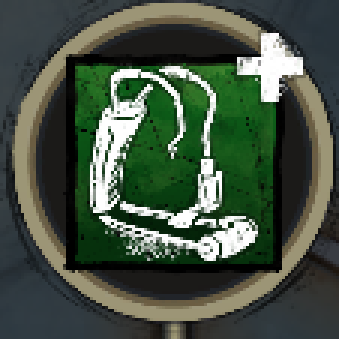
#> input picture db/user_templates/20260616_191205_769782.png, 113 x 113 px (shown 3 times larger); its folder holds only this picture in this run
$ python -i snippet_matcher.py   (imports and definitions only)
#> lines starting #> are read from the running program, lines starting #| are printed output that depends on the picture; after the words box and inside, x2 and y2 are one past the last pixel; in counts of white or black regions, pixels touching at a corner belong together
### app/vision/image_io.py
from __future__ import annotations

from pathlib import Path

import cv2
import numpy as np


def imread_unicode(path: Path, flags: int) -> np.ndarray | None:
#> called with flags = -1
    try:
        data = np.fromfile(path, dtype=np.uint8)
    except OSError:
        return None
    if data.size == 0:
        return None
    return cv2.imdecode(data, flags)
#> returned value is the input picture: shape (113, 113, 3); mean B, G, R 66.7, 82.8, 69

### app/vision/snippet_matcher.py
from __future__ import annotations

import json
import logging
from pathlib import Path

import cv2
import numpy as np

from app.vision.image_io import imread_unicode


PERCENTILE_LOW = 3.0
PERCENTILE_HIGH = 99.0
CLAHE_CLIP_LIMIT = 1.6
CLAHE_TILE_GRID_SIZE = (4, 4)
LIGHT_GAMMA = 0.75
DARK_GAMMA = 1.18
LIGHT_OUTPUT_LOW = 12
LIGHT_OUTPUT_HIGH = 250
DARK_OUTPUT_LOW = 12
DARK_OUTPUT_HIGH = 175
NORMALIZATION_CROP_RATIO = 0.75
NODE_CONTENT_SIZE = 96
VARIANT_ALGORITHM_VERSION = "tone_variants_v1"
TONE_VARIANT_MODES = ("light", "dark")
NORMALIZATION_CONFIG = {
    "crop_ratio": NORMALIZATION_CROP_RATIO,
    "resize_size": NODE_CONTENT_SIZE,
    "percentile_low": PERCENTILE_LOW,
    "percentile_high": PERCENTILE_HIGH,
    "clahe_clip_limit": CLAHE_CLIP_LIMIT,
    "clahe_tile_grid": CLAHE_TILE_GRID_SIZE,
    "gamma_light": LIGHT_GAMMA,
    "gamma_dark": DARK_GAMMA,
}
TEMPLATE_SCALES = (0.94, 1.00, 1.06)
SHIFT_OFFSETS = (-4, 0, 4)
VARIANT_DIR_NAME = ".variants_size_v2"
VARIANT_FILE_SUFFIX = ".npy"
VARIANT_MANIFEST_NAME = "manifest.json"
# Detail verification is a conservative reject-only gate for ambiguous primary matches.
DETAIL_SILHOUETTE_MIN_SCORE = 0.42
DETAIL_EDGE_MIN_SCORE = 0.16
DETAIL_SHIFT_RADIUS_PIXELS = 3
DETAIL_MIN_FOREGROUND_RATIO = 0.025
DETAIL_MAX_FOREGROUND_RATIO = 0.65


logger = logging.getLogger(__name__)


class SnippetMatcher:
    def __init__(self) -> None:
        self._cache: dict[str, dict[str, list[dict]]] = {}
        self._mask_cache: dict[int, np.ndarray] = {}
        self._clahe = cv2.createCLAHE(
            clipLimit=CLAHE_CLIP_LIMIT,
            tileGridSize=CLAHE_TILE_GRID_SIZE,
        )

    # [8 lines left out: function prepare_items, not called in this run]

    def match_roi(self, crop: np.ndarray, items: list[dict], top_n: int = 5) -> list[dict]:
        return self.match_roi_prepared(crop, self.prepare_items(items), top_n)

    # [45 lines left out: function match_roi_prepared, not called in this run]

    def load_template_variants(self, item_or_image_path: dict | str | Path) -> dict[str, list[dict]]:
        item = item_or_image_path if isinstance(item_or_image_path, dict) else {"image_path": str(item_or_image_path)}
        image_path = item.get("image_path")
        if not image_path:
            return {}
        path = Path(image_path)
        if not path.exists():
            return {}
        match_size = self.expected_match_size(item, path)
#> match_size = 113
        if match_size <= 0:
            return {}
        crop_ratio = self.expected_crop_ratio(item)
#> in expected_crop_ratio, `value = float(item.get("crop_ratio", NORMALIZATION_CROP_RATIO))`: value = 0.75
#> crop_ratio = 0.75
        cache_key = self.cache_key(path, match_size, crop_ratio)
        if cache_key in self._cache:
            return self._cache[cache_key]

        variants = self.load_precomputed_template_variants(path, match_size, crop_ratio)
#> in load_precomputed_template_variants, `variants = self.load_precomputed_tone_variant_arrays(image_path, match..`: variants = 0 items
#> variants = 0 items
        if not variants:
            variants = self.ensure_template_variant_files(path, match_size=match_size, crop_ratio=crop_ratio)
        self._cache[cache_key] = variants
        return variants

    def ensure_template_variant_files(
        self,
        image_path: Path | str,
        match_size: int | None = None,
        crop_ratio: float | None = None,
        persist: bool | None = None,
    ) -> dict[str, list[dict]]:
#> called with match_size = 113, crop_ratio = 0.75
        image_path = Path(image_path)
        image = imread_unicode(image_path, cv2.IMREAD_UNCHANGED)
        if image is None:
            return {}
        match_size = int(match_size or self.default_match_size_for_image(image))
#> match_size = 113
        crop_ratio = float(crop_ratio if crop_ratio is not None else self.normalization_crop_ratio())
#> crop_ratio = 0.75
        variants = self.build_template_variants(image, match_size=match_size, crop_ratio=crop_ratio)
        should_persist = persist if persist is not None else self.should_persist_variant_files(image_path)
        if should_persist:
            self.save_precomputed_template_variants(image_path, variants, match_size, crop_ratio)
        descriptors = self.build_template_descriptors(variants)
        self._cache[self.cache_key(image_path, match_size, crop_ratio)] = descriptors
        return descriptors

    def load_precomputed_template_variants(self, image_path: Path, match_size: int, crop_ratio: float) -> dict[str, list[dict]]:
        variants = self.load_precomputed_tone_variant_arrays(image_path, match_size, crop_ratio)
        if not variants:
            return {}
        return self.build_template_descriptors(variants)

    def load_precomputed_tone_variant_arrays(self, image_path: Path, match_size: int, crop_ratio: float) -> dict[str, np.ndarray]:
        variant_dir = self.variant_dir_for(image_path)
        if not variant_dir.exists():
            return {}
        manifest_path = variant_dir / VARIANT_MANIFEST_NAME
        try:
            manifest = json.loads(manifest_path.read_text(encoding="utf-8"))
        except (OSError, json.JSONDecodeError):
            return {}
        if manifest.get("algorithm") != VARIANT_ALGORITHM_VERSION:
            return {}
        try:
            manifest_match_size = int(manifest.get("match_size", 0))
            manifest_crop_ratio = float(manifest.get("crop_ratio", -1.0))
        except (TypeError, ValueError):
            return {}
        if manifest_match_size != int(match_size):
            return {}
        if abs(manifest_crop_ratio - float(crop_ratio)) > 1e-6:
            return {}

        variants: dict[str, np.ndarray] = {}
        expected_shape = (int(match_size), int(match_size))
        for mode in TONE_VARIANT_MODES:
            path = variant_dir / f"{mode}{VARIANT_FILE_SUFFIX}"
            try:
                variant = np.load(path, allow_pickle=False)
            except (OSError, ValueError):
                return {}
            if variant.dtype != np.uint8 or variant.shape != expected_shape:
                return {}
            variants[mode] = variant
        return variants

    def save_precomputed_template_variants(
        self,
        image_path: Path,
        variants: dict[str, np.ndarray],
        match_size: int,
        crop_ratio: float,
    ) -> None:
        variant_dir = self.variant_dir_for(image_path)
        variant_dir.mkdir(parents=True, exist_ok=True)
        for old_file in variant_dir.glob(f"*{VARIANT_FILE_SUFFIX}"):
            old_file.unlink()
        for mode in TONE_VARIANT_MODES:
            np.save(variant_dir / f"{mode}{VARIANT_FILE_SUFFIX}", variants[mode])
        manifest = {
            "algorithm": VARIANT_ALGORITHM_VERSION,
            "match_size": int(match_size),
            "crop_ratio": float(crop_ratio),
            "modes": list(TONE_VARIANT_MODES),
        }
        (variant_dir / VARIANT_MANIFEST_NAME).write_text(json.dumps(manifest, ensure_ascii=False, indent=2), encoding="utf-8")

    def build_template_variants(
        self,
        image: np.ndarray,
        match_size: int | None = None,
        crop_ratio: float | None = None,
    ) -> dict[str, np.ndarray]:
        return self.prepare_tone_variants(
            image,
            int(match_size or self.default_match_size_for_image(image)),
            float(crop_ratio if crop_ratio is not None else self.normalization_crop_ratio()),
        )

    def build_template_descriptors(self, variants: dict[str, np.ndarray]) -> dict[str, list[dict]]:
        return {
            mode: [self.make_descriptor(self.scale_to_canvas(variants[mode], scale), include_shifts=True) for scale in TEMPLATE_SCALES]
            for mode in TONE_VARIANT_MODES
            if mode in variants
        }

    @staticmethod
    def variant_dir_for(image_path: Path) -> Path:
        return image_path.parent / VARIANT_DIR_NAME / image_path.stem

    @staticmethod
    def normalization_crop_ratio() -> float:
        return NORMALIZATION_CROP_RATIO

    @staticmethod
    def variant_algorithm_version() -> str:
        return VARIANT_ALGORITHM_VERSION

    def prepare_image(self, image: np.ndarray, target_size: int | None = None) -> np.ndarray:
        return self.prepare_tone_variants(image, target_size)["light"]

    def prepare_image_variants(self, image: np.ndarray, target_size: int | None = None) -> list[np.ndarray]:
        variants = self.prepare_tone_variants(image, target_size)
        return [variants[mode] for mode in TONE_VARIANT_MODES]

    def prepare_tone_variants(
        self,
        image: np.ndarray,
        target_size: int | None = None,
        crop_ratio: float | None = None,
    ) -> dict[str, np.ndarray]:
        cropped = self.center_crop(image, float(crop_ratio if crop_ratio is not None else self.normalization_crop_ratio()))
        gray = self.to_grayscale(cropped)
        size = int(target_size or self.default_match_size_for_cropped_image(gray))
        resized = cv2.resize(gray, (size, size), interpolation=cv2.INTER_AREA)
        base = self.normalize_grayscale(resized)
        return self.build_tone_variants_from_base(base)

    def default_match_size_for_image(self, image: np.ndarray) -> int:
        height, width = image.shape[:2]
        return max(32, int(min(width, height)))

    # [9 lines left out: functions default_match_size_for_cropped_image, normalized_color_variants, not called in this run]

    def make_descriptor(self, image: np.ndarray, include_shifts: bool = False) -> dict:
        gray = self.to_grayscale(image)
        mask = self.circle_mask_cached(gray.shape[0], 0.44)
        hist = cv2.calcHist([gray], [0], mask, [32], [0, 256])
        cv2.normalize(hist, hist, 0, 1, cv2.NORM_MINMAX)
        descriptor = {"image": gray, "l": gray, "hist": hist.astype(np.float32)}
        if include_shifts:
            descriptor["shifts"] = [
                (self.shift_image(gray, dx, dy), self.shift_channel(gray, dx, dy))
                for dx in SHIFT_OFFSETS
                for dy in SHIFT_OFFSETS
            ]
        return descriptor

    # [15 lines left out: function roi_has_node_like_content, not called in this run]

    @staticmethod
    def template_variant_set_complete(templates: dict[str, list[dict]]) -> bool:
        return all(mode in templates and bool(templates[mode]) for mode in TONE_VARIANT_MODES)

    # [6 lines left out: function template_variant_size, not called in this run]

    def mode_similarity(self, roi: dict, templates: list[dict]) -> float:
        score, _template_image, _roi_image = self.mode_similarity_with_pair(roi, templates)
        return score

    # [9 lines left out: function mode_similarity_with_pair, not called in this run]

    def template_similarity(self, roi: dict[str, np.ndarray], template: dict[str, np.ndarray]) -> float:
        score, _template_image = self.template_similarity_with_pair(roi, template)
        return score

    # [31 lines left out: functions template_similarity_with_pair, single_template_similarity, not called in this run]

    @staticmethod
    def should_run_detail_verification(primary_score: float, minimum: float, maximum: float) -> bool:
        return float(minimum) <= float(primary_score) <= float(maximum)

    # [115 lines left out: functions verify_candidate_detail, detail_verify_images, detail_result, foreground_mask, keep_significant_components, edge_map and 2 more, not called in this run]

    @staticmethod
    def expected_crop_ratio(item: dict) -> float:
        try:
            value = float(item.get("crop_ratio", NORMALIZATION_CROP_RATIO))
        except (TypeError, ValueError):
            value = NORMALIZATION_CROP_RATIO
        if not 0.0 < value <= 1.0:
            return NORMALIZATION_CROP_RATIO
        return value

    def expected_match_size(self, item: dict, image_path: Path) -> int:
        try:
            value = int(item.get("match_size", 0))
        except (TypeError, ValueError):
            value = 0
        if value > 0:
            return value
        image = imread_unicode(image_path, cv2.IMREAD_UNCHANGED)
        if image is None:
            return 0
        return self.default_match_size_for_image(image)

    @staticmethod
    def should_persist_variant_files(image_path: Path) -> bool:
        return image_path.parent.name == "user_templates"

    @staticmethod
    def cache_key(image_path: Path, match_size: int, crop_ratio: float) -> str:
        return f"{image_path.resolve()}|{int(match_size)}|{float(crop_ratio):.6f}|{VARIANT_ALGORITHM_VERSION}"

    def normalize_grayscale(self, gray: np.ndarray) -> np.ndarray:
        stretched = self.percentile_stretch(gray)
        return self._clahe.apply(stretched)

    def build_tone_variants_from_base(self, base: np.ndarray) -> dict[str, np.ndarray]:
        light = self.output_range_map(self.apply_gamma(base, LIGHT_GAMMA), LIGHT_OUTPUT_LOW, LIGHT_OUTPUT_HIGH)
        dark = self.output_range_map(self.apply_gamma(base, DARK_GAMMA), DARK_OUTPUT_LOW, DARK_OUTPUT_HIGH)
        return {
            "light": cv2.GaussianBlur(light, (3, 3), 0),
            "dark": cv2.GaussianBlur(dark, (3, 3), 0),
        }

    @staticmethod
    def to_grayscale(image: np.ndarray) -> np.ndarray:
        if image.ndim == 2:
            gray = image
        elif image.ndim == 3 and image.shape[2] == 1:
            gray = image[:, :, 0]
        elif image.ndim == 3 and image.shape[2] == 3:
            gray = cv2.cvtColor(image, cv2.COLOR_BGR2GRAY)
        elif image.ndim == 3 and image.shape[2] == 4:
            gray = cv2.cvtColor(image, cv2.COLOR_BGRA2GRAY)
        else:
            raise ValueError(f"Unsupported image shape for matcher: {image.shape}")
        if gray.dtype == np.uint8:
            return gray
        return np.clip(gray, 0, 255).astype(np.uint8)

    @staticmethod
    def scale_to_canvas(image: np.ndarray, scale: float) -> np.ndarray:
        height, width = image.shape[:2]
        scaled_w = max(1, int(round(width * scale)))
        scaled_h = max(1, int(round(height * scale)))
        resized = cv2.resize(image, (scaled_w, scaled_h), interpolation=cv2.INTER_AREA)
        canvas = np.zeros_like(image)
        src_x1 = max(0, (scaled_w - width) // 2)
        src_y1 = max(0, (scaled_h - height) // 2)
        dst_x1 = max(0, (width - scaled_w) // 2)
        dst_y1 = max(0, (height - scaled_h) // 2)
        copy_w = min(width - dst_x1, scaled_w - src_x1)
        copy_h = min(height - dst_y1, scaled_h - src_y1)
        canvas[dst_y1 : dst_y1 + copy_h, dst_x1 : dst_x1 + copy_w] = resized[src_y1 : src_y1 + copy_h, src_x1 : src_x1 + copy_w]
        return canvas

    @staticmethod
    def center_crop(image: np.ndarray, ratio: float) -> np.ndarray:
#> called with ratio = 0.75
        if ratio >= 1.0:
            return image
        height, width = image.shape[:2]
        crop_w = max(1, int(round(width * ratio)))
#> crop_w = 85
        crop_h = max(1, int(round(height * ratio)))
#> crop_h = 85
        x1 = max(0, (width - crop_w) // 2)
#> x1 = 14
        y1 = max(0, (height - crop_h) // 2)
#> y1 = 14
        return image[y1 : y1 + crop_h, x1 : x1 + crop_w]
#> returned value: shape (85, 85, 3)
#> in to_grayscale, `gray = cv2.cvtColor(image, cv2.COLOR_BGR2GRAY)`:
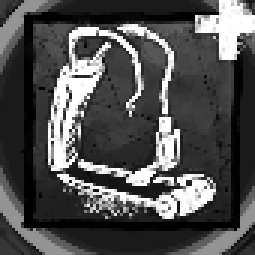
#> gray: shape (85, 85) (shown 3 times larger); min 0, max 255, mean 80
#> in prepare_tone_variants, `size = int(target_size or self.default_match_size_for_cropped_image(gr..`: size = 113

    @staticmethod
    def percentile_stretch(channel: np.ndarray) -> np.ndarray:
        lo, hi = np.percentile(channel, (PERCENTILE_LOW, PERCENTILE_HIGH))
#> lo = 1; hi = 255
        if hi <= lo:
            return channel.copy()
        stretched = (channel.astype(np.float32) - lo) * (255.0 / (hi - lo))
        return np.clip(stretched, 0, 255).astype(np.uint8)
#> returned value: shape (113, 113)

    @staticmethod
    def apply_gamma(channel: np.ndarray, gamma: float) -> np.ndarray:
#> called with gamma = 0.75
        normalized = channel.astype(np.float32) / 255.0
        corrected = np.power(normalized, gamma) * 255.0
        return np.clip(corrected, 0, 255).astype(np.uint8)

    @staticmethod
    def output_range_map(channel: np.ndarray, output_low: int, output_high: int) -> np.ndarray:
#> called with output_low = 12, output_high = 250
        scaled = channel.astype(np.float32) * (float(output_high - output_low) / 255.0) + float(output_low)
        return np.clip(scaled, 0, 255).astype(np.uint8)
#> in ensure_template_variant_files, `variants = self.build_template_variants(image, match_size=match_size, ..`: variants = 2 items
#> in save_precomputed_template_variants, `manifest = { "algorithm": VARIANT_ALGORITHM_VERSION, "match_size": int..`: manifest = {'algorithm': 'tone_variants_v1', 'match_size': 113, 'crop_ratio': 0.75, 'modes': ['light', 'dark']}
#> in circle_mask, `cv2.circle(mask, (size // 2, size // 2), int(size * radius_scale), 255..`:
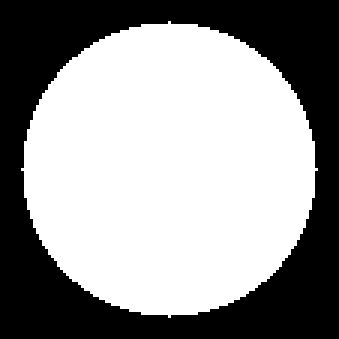
#> mask: shape (113, 113) (shown 3 times larger); 58.9% white; 1 black region, box (x1, y1, x2, y2) and area: (0, 0, 113, 113) 5244
#> in make_descriptor, `hist = cv2.calcHist([gray], [0], mask, [32], [0, 256])`: hist = 32 values, max 644 at index 13, min 0 at index 0, mean 235.2

    @staticmethod
    def shift_image(image: np.ndarray, dx: int, dy: int) -> np.ndarray:
#> called with dx = -4, dy = -4
        height, width = image.shape[:2]
        shifted = np.zeros_like(image)
        src_x1 = max(0, -dx)
        src_y1 = max(0, -dy)
        dst_x1 = max(0, dx)
        dst_y1 = max(0, dy)
        copy_w = min(width - src_x1, width - dst_x1)
        copy_h = min(height - src_y1, height - dst_y1)
        if copy_w <= 0 or copy_h <= 0:
            return shifted
        shifted[dst_y1 : dst_y1 + copy_h, dst_x1 : dst_x1 + copy_w] = image[src_y1 : src_y1 + copy_h, src_x1 : src_x1 + copy_w]
        return shifted

    @staticmethod
    def shift_channel(channel: np.ndarray, dx: int, dy: int) -> np.ndarray:
#> called with dx = -4, dy = -4
        height, width = channel.shape[:2]
#> height = 113; width = 113
        shifted = np.zeros_like(channel)
        src_x1 = max(0, -dx)
        src_y1 = max(0, -dy)
        dst_x1 = max(0, dx)
        dst_y1 = max(0, dy)
        copy_w = min(width - src_x1, width - dst_x1)
#> copy_w = 109
        copy_h = min(height - src_y1, height - dst_y1)
#> copy_h = 109
        if copy_w <= 0 or copy_h <= 0:
            return shifted
        shifted[dst_y1 : dst_y1 + copy_h, dst_x1 : dst_x1 + copy_w] = channel[src_y1 : src_y1 + copy_h, src_x1 : src_x1 + copy_w]
        return shifted

    def circle_mask_cached(self, size: int, radius_scale: float = 0.44) -> np.ndarray:
        key = int(size * 1000 + radius_scale * 100)
        if key not in self._mask_cache:
            self._mask_cache[key] = self.circle_mask(size, radius_scale)
        return self._mask_cache[key]

    @staticmethod
    def circle_mask(size: int, radius_scale: float = 0.44) -> np.ndarray:
        mask = np.zeros((size, size), dtype=np.uint8)
        cv2.circle(mask, (size // 2, size // 2), int(size * radius_scale), 255, thickness=-1)
        return mask

    # [5 lines left out: function ring_mask, not called in this run]

>>> result = SnippetMatcher().load_template_variants('../../db/user_templates/20260616_191205_769782.png')
#> call 3 of scale_to_canvas, with scale = 1.06
#> in scale_to_canvas (call 3), `scaled_w = max(1, int(round(width * scale)))`: scaled_w = 120
#> in scale_to_canvas (call 3), `resized = cv2.resize(image, (scaled_w, scaled_h), interpolation=cv2.IN..`:
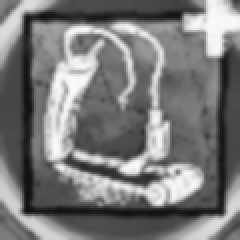
#> resized: shape (120, 120) (shown 2 times larger); min 17, max 250, mean 121.6
#> in scale_to_canvas (call 3), `src_x1 = max(0, (scaled_w - width) // 2)`: src_x1 = 3
#> in scale_to_canvas (call 3), `canvas[dst_y1 : dst_y1 + copy_h, dst_x1 : dst_x1 + copy_w] = resized[s..`:
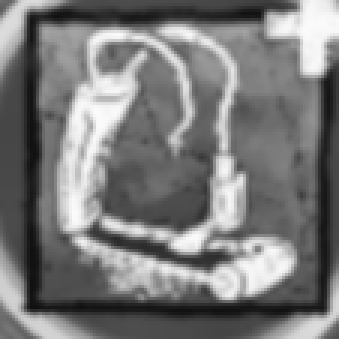
#> canvas: shape (113, 113) (shown 3 times larger); min 17, max 250, mean 121.6
#> in shift_image (call 26), `copy_h = min(height - src_y1, height - dst_y1)`: copy_h = 113
#> in shift_image (call 26), `shifted[dst_y1 : dst_y1 + copy_h, dst_x1 : dst_x1 + copy_w] = image[sr..`:
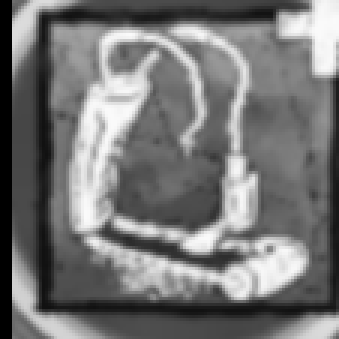
#> shifted: shape (113, 113) (shown 3 times larger); min 0, max 250, mean 118.1
#> in shift_image (call 27), `copy_h = min(height - src_y1, height - dst_y1)`: copy_h = 109
#> in shift_image (call 27), `shifted[dst_y1 : dst_y1 + copy_h, dst_x1 : dst_x1 + copy_w] = image[sr..`:
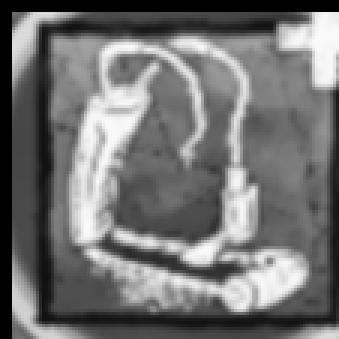
#> shifted: shape (113, 113) (shown 3 times larger); min 0, max 250, mean 114
#> call 4 of scale_to_canvas, with scale = 0.94
#> in scale_to_canvas (call 4), `scaled_w = max(1, int(round(width * scale)))`: scaled_w = 106
#> in scale_to_canvas (call 4), `resized = cv2.resize(image, (scaled_w, scaled_h), interpolation=cv2.IN..`:
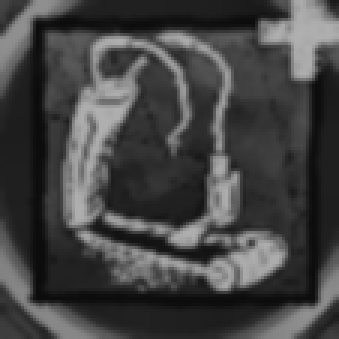
#> image: shape (113, 113) (shown 3 times larger); min 12, max 175, mean 67.7
#> in scale_to_canvas (call 4), `src_x1 = max(0, (scaled_w - width) // 2)`: src_x1 = 0
#> in scale_to_canvas (call 4), `dst_x1 = max(0, (width - scaled_w) // 2)`: dst_x1 = 3
#> in scale_to_canvas (call 4), `copy_w = min(width - dst_x1, scaled_w - src_x1)`: copy_w = 106
#> in ensure_template_variant_files, `descriptors = self.build_template_descriptors(variants)`: descriptors = 2 items
#> result = 2 items
